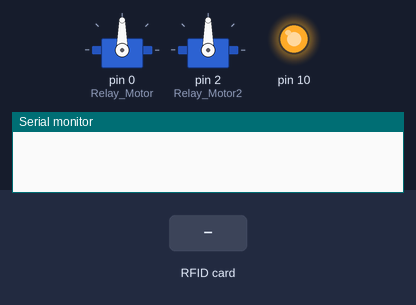
A sketch run on a simulated Arduino Uno, built with avr-gcc and run on an emulated ATmega328P. Parts: 2 × servo, output pins drawn as LEDs (lit = HIGH), the last lines printed to the serial monitor. The test bench sets the inputs (shaded band).

Above: at 1.2 s.
1.3 s: RFID card 56 99 5E 1F held to the reader
At 2.45 s:
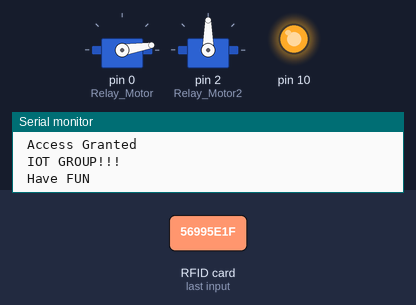
At 6.8 s:
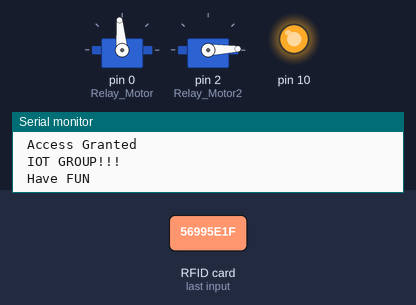
Timing chart, 0 to 18.2 s (numbered marks = the images above; inputs shaded):
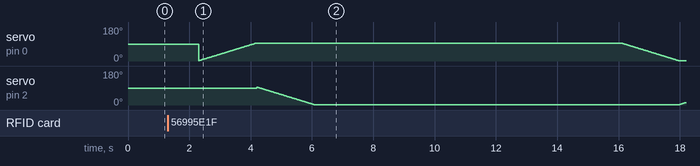

The sketch:

GATE_SERVO.ino
```cpp
#include <Servo.h>
#define SS_PIN 4  //D2
#define RST_PIN 5 //D1
#define Relay_Motor 0 //D3 for servo motor
#define Relay_Motor2 02 //D4 for servo motor

#include <SPI.h>
#include <MFRC522.h>

Servo s1;
Servo s2;

MFRC522 mfrc522(SS_PIN, RST_PIN);   // Create MFRC522 instance.
int statuss = 0;
int out = 0;
void setup()
{
  Serial.begin(9600);   // Initiate a serial communication
  SPI.begin();      // Initiate  SPI bus
  mfrc522.PCD_Init();   // Initiate MFRC522
  //pinMode(Relay_Motor,OUTPUT);
  s1.attach(Relay_Motor);
  s2.attach(Relay_Motor2);
}
void loop()
{
  // Look for new cards
  if ( ! mfrc522.PICC_IsNewCardPresent())
  {
    return;
  }
  // Select one of the cards
  if ( ! mfrc522.PICC_ReadCardSerial())
  {
    return;
  }
  //Show UID on serial monitor
  Serial.println();
  Serial.print(" UID tag :");
  String content= "";
  byte letter;
  for (byte i = 0; i < mfrc522.uid.size; i++)
  {
     Serial.print(mfrc522.uid.uidByte[i] < 0x10 ? " 0" : " ");
     Serial.print(mfrc522.uid.uidByte[i], HEX);
     content.concat(String(mfrc522.uid.uidByte[i] < 0x10 ? " 0" : " "));
     content.concat(String(mfrc522.uid.uidByte[i], HEX));
  }
  content.toUpperCase();
  Serial.println();
  int pos;
  if (content.substring(1) == "56 99 5E 1F") //change UID of the card that you want to give access
  {
    Serial.println(" Access Granted ");
    Serial.println(" IOT GROUP!!! ");
    delay(1000);
    Serial.println(" Have FUN ");
    Serial.println();
    for (pos = 02; pos <= 95; pos += 1) {
    s1.write(pos);
    delay(20);
    }
    for (pos =95; pos >= 02; pos -= 1) {
    s2.write(pos);
    delay(20);
    }
    delay(10000);
    for (pos = 95; pos >= 02; pos -= 1) {
      s1.write(pos);
      delay(20);
      }
      for (pos = 02; pos <= 95; pos += 1) {
      s2.write(pos);
      delay(20);
      }
      statuss = 1;
      //digitalWrite(Relay_Motor,HIGH);
  }

  else   {
     //digitalWrite(Relay_Motor,LOW);
   Serial.println(" Access Denied ");
   Serial.println(" TRY AGAIN!!! ");
    delay(3000);

  }
}
```
